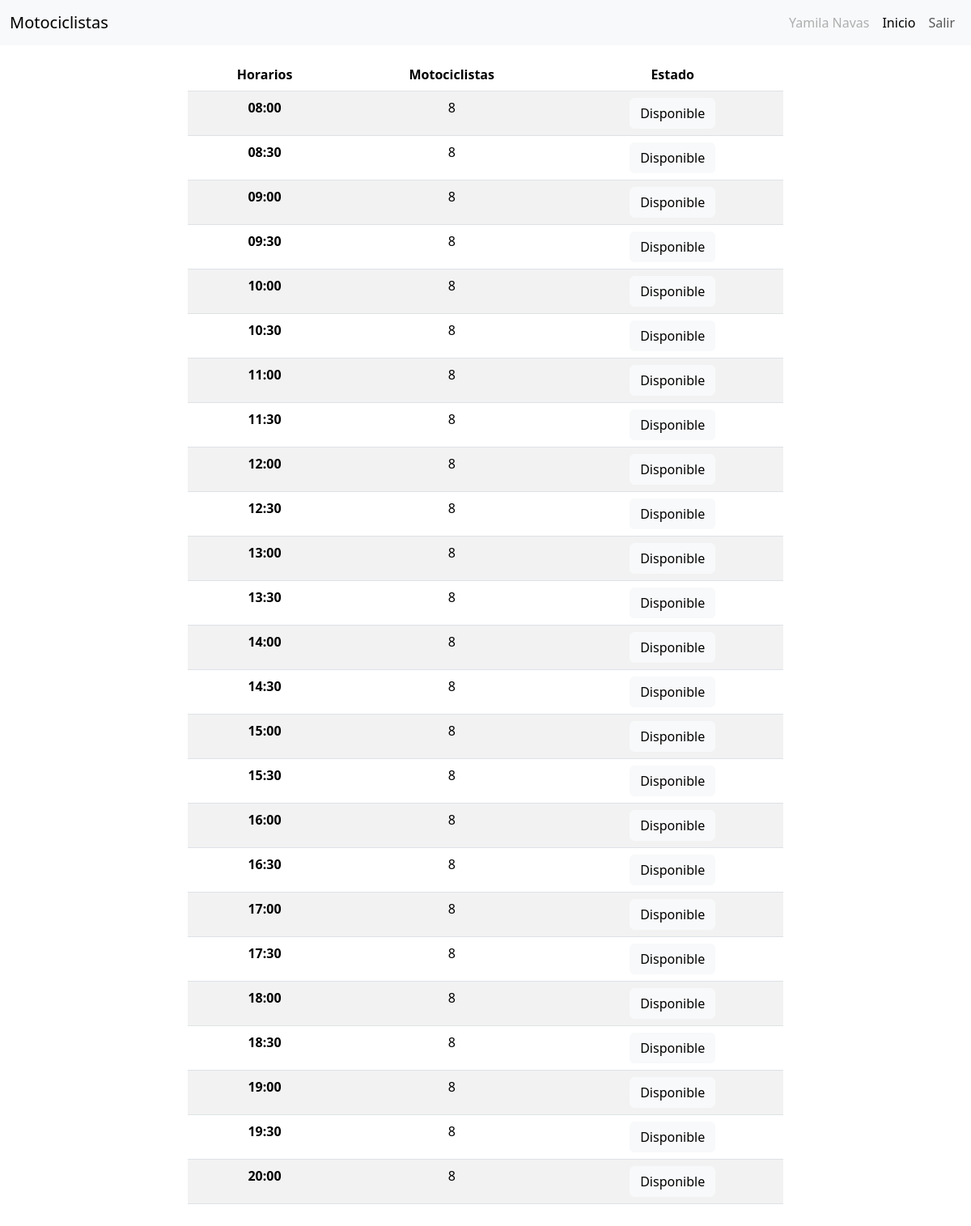
The app's page /motociclistas/sesion/ (signed in) with its own data.
### motociclistas/models.py (models this page shows, shortened)
class Usuarios(AbstractBaseUser):
    nombre = models.CharField(max_length=50)
    apellido = models.CharField(max_length=50)
    email = models.EmailField(unique=True)
    solicitud = models.BooleanField(default=False)
    contraseña = models.CharField(max_length=8)
    objects= UsuarioManage()
    USERNAME_FIELD = 'email'
    REQUIRED_FIELDS = ['nombre', 'apellido']

class Motociclistas(models.Model):
    horario = models.TimeField()
    motociclistas = models.PositiveIntegerField(default=8)
    estado = models.BooleanField(default=True)

### motociclistas/views.py (the view)
# urls.py: path('sesion/', views.sesion, name='sesion' ),
@login_required
def sesion(req):
    horarios = Motociclistas.objects.all()
    nombre = req.user.nombre
    apellido = req.user.apellido
    id_usuario = req.user.id
    context = {
        'horarios' : horarios,
        'nombre' : nombre,
        'apellido' : apellido,
        'id_usuario' : id_usuario
    }
    return render(req, 'sesion_usuario.html', context)

### motociclistas/templates/sesion_usuario.html (shortened to what this page needs)
{% extends "base.html" %}
{% block menu %}
  <nav class="navbar navbar-expand-lg bg-body-tertiary ">
    <div class="container-fluid">
      <a class="navbar-brand" href="#">Motociclistas</a>
      <div class="collapse navbar-collapse justify-content-end" id="navbarNav">
        <ul class="navbar-nav">
          <li class="nav-item">
            <a class="nav-link disabled" aria-disabled="true">{{nombre}} {{apellido}}</a>
          </li>
          <li class="nav-item">
            <a class="nav-link active" aria-current="page" href="#">Inicio</a>
          </li>
          <li class="nav-item">
            <a class="nav-link" href="{% url "motociclistas:cerrar_sesion" %}">Salir</a>
          </li>
        </ul>
      </div>
    </div>
  </nav>
{% endblock menu %}
{% block contenido %}
  <div class="container my-3 " >
    <div class="row justify-content-center">
        <div class="col-sm-12 col-md-8 col-lg-8 col-xl-8">
            <table class="table table-striped">
                <thead>
                  <tr>
                    <th scope="col" class="text-center">Horarios</th>
                    <th scope="col" class="text-center">Motociclistas</th>
                    <th scope="col" class="text-center">Estado</th>
                  </tr>
                </thead>
                <tbody>
                    {% for horario in horarios %}
                        <tr>
                            <th class="text-center">{{horario.horario}} </th>
                            <td id="motociclistas-{{horario.id}}" class="text-center">{{horario.motociclistas}} </td>
                            <td class="text-center">
                                {% if horario.estado and horario.motociclistas > 0 %}
                                <button id="disponible-{{horario.id}}-btn" class="disponible-btn btn btn-light" data-id="{{horario.id}}">Disponible</button>
                                {% else %}
                                  No disponible
                                {% endif %}
                            </td>
                        </tr>
                    {% endfor %}
                </tbody>
            </table>
        </div>
    </div>
  </div>
{% endblock contenido %}

### records on screen
Usuarios: nombre "Yamila", apellido "Navas"
Motociclistas: horario "08:00", motociclistas "8"
Motociclistas: horario "08:30", motociclistas "8"
Motociclistas: horario "09:00", motociclistas "8"
Motociclistas: horario "09:30", motociclistas "8"
Motociclistas: horario "10:00", motociclistas "8"
Motociclistas: horario "10:30", motociclistas "8"
Motociclistas: horario "11:00", motociclistas "8"
Motociclistas: horario "11:30", motociclistas "8"
Motociclistas: horario "12:00", motociclistas "8"
Motociclistas: horario "12:30", motociclistas "8"
Motociclistas: horario "13:00", motociclistas "8"
Motociclistas: horario "13:30", motociclistas "8"
Motociclistas: horario "14:00", motociclistas "8"
Motociclistas: horario "14:30", motociclistas "8"
Motociclistas: horario "15:00", motociclistas "8"
Motociclistas: horario "15:30", motociclistas "8"
Motociclistas: horario "16:00", motociclistas "8"
Motociclistas: horario "16:30", motociclistas "8"
Motociclistas: horario "17:00", motociclistas "8"
Motociclistas: horario "17:30", motociclistas "8"
Motociclistas: horario "18:00", motociclistas "8"
Motociclistas: horario "18:30", motociclistas "8"
Motociclistas: horario "19:00", motociclistas "8"
Motociclistas: horario "19:30", motociclistas "8"
Motociclistas: horario "20:00", motociclistas "8"
